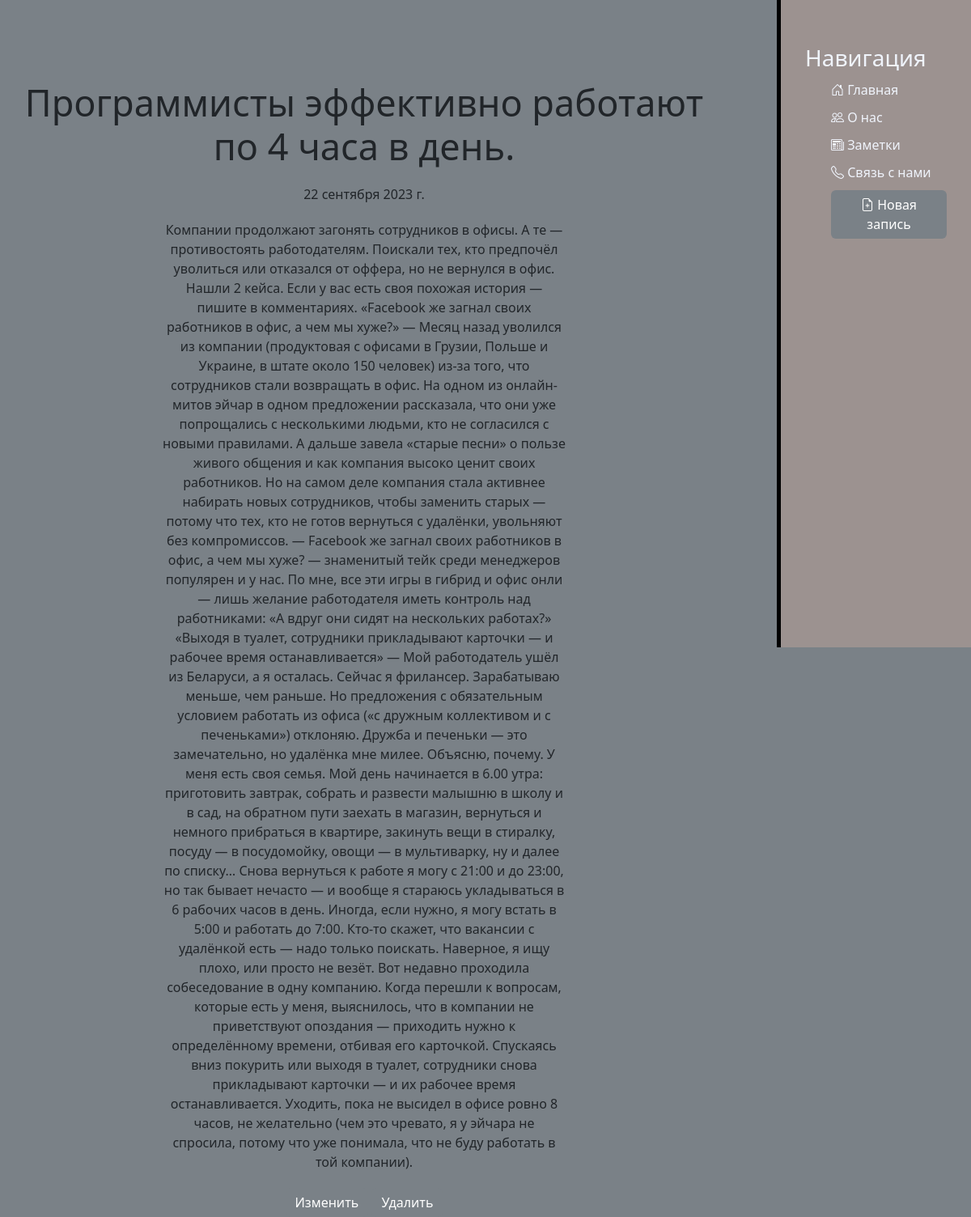
The page /blog/1 on the database its author committed.
### blog/models.py (models this page shows, shortened)
class News(models.Model):
    title = models.CharField(max_length=255, null=False, verbose_name='Название')
    anons = models.CharField(max_length=250, null=False, verbose_name='Анонс')
    article = models.TextField(null=False, verbose_name='Статья')
    author = models.CharField(max_length=20, null=False, verbose_name='Автор')
    date = models.DateField(null=False, verbose_name='Дата создания')
    class Meta:
        verbose_name = 'Новость'
        verbose_name_plural = 'Новости'

### blog/views.py (the view)
# urls.py: path('<int:pk>', views.BlogDetailView.as_view(), name='blog_detail'),
class BlogDetailView(DetailView):
    model = News
    template_name = 'blog/details_view.html'
    context_object_name = 'article'

### templates/blog/details_view.html (shortened to what this page needs)
{% extends 'base.html' %}
{% block content %}
    <div class="features">
        <h1>{{ article.title }}</h1>
        <p>{{ article.date }}</p>
        <p>{{ article.article }}</p>
        <a href="{% url 'blog_update' article.id %}" class="btn btn-light">Изменить</a>
        <a href="{% url 'blog_delete' article.id %}" class="btn btn-light">Удалить</a>
    </div>
{% endblock %}

### templates/base.html (shortened to what this page needs)
{% load static %}
<!doctype html>
<html lang="ru">
<head>
    <link rel="stylesheet" href="https://cdn.jsdelivr.net/npm/bootstrap@5.2.3/dist/css/bootstrap.min.css">
    <link rel="stylesheet" href="{% static 'css/style.css' %}">
    <link rel="stylesheet" href="https://cdn.jsdelivr.net/npm/bootstrap-icons@1.10.2/font/bootstrap-icons.css">
</head>
<body>
    <aside>
        <h3>Навигация</h3>
        <ul>
            <a href="{% url 'about' %}"><li><i class="bi bi-house-door"></i></i> Главная</li></a>
            <a href="{% url 'source' %}"><li><i class="bi bi-people"></i></i> О нас</li></a>
            <a href="{% url 'blog' %}"><li><i class="bi bi-newspaper"></i></i> Заметки</li></a>
            <a href=""><li><i class="bi bi-telephone"></i></i></i> Связь с нами</li></a>
            <a href="{% url 'create' %}"><li><button class="btn btn-light">
                <i class="bi bi-file-earmark-plus"></i></i></i> Новая запись</button></li></a>
        </ul>
    </aside>
    <main>
        {% block content %}
        {% endblock %}
    </main>
</body>
</html>

### static/css/style.css (style rules this page uses)
body { background: #7A8187; }
aside { float: right; position: fixed; right: 0px; background: #9C9290; width:20%; padding: 2.5%; height: 100vh; color: #F0F4FC; border-left: 5px solid black; }
aside h3 { margin-top: 25px; }
aside ul { list-style: none; }
aside ul li { color: #F0F4FC; display: block; margin-top: 10px; transition: transform 0.6s ease; }
a { text-decoration: none; }
main .features { float: left; margin-top: 100px; text-align: center; width: 75%; }
main .features h1 { font-size: 45px }
main .features p { max-width: 500px; margin: 20px auto }
.btn-light { border: none; background: #7A8187; color: white; }

### rows shown on the page
News: title "Программисты эффективно работают по 4 часа в день.", date "22 сентября 2023 г.", article "Компании продолжают загонять сотрудников в офисы. А те — противостоять работодателям. Поискали тех, кто предпочёл уволиться или отказался от оффера, но не вернулся в офис. Нашли 2 кейса. Если у вас есть своя похожая история — пишите в комментариях. «Facebook же загнал своих работников в офис, а чем мы хуже?» — Месяц назад уволился из компании (продуктовая с офисами в Грузии, Польше и Украине, в штате около 150 человек) из-за того, что сотрудников стали возвращать в офис. На одном из онлайн-митов эйчар в одном предложении рассказала, что они уже попрощались с несколькими людьми, кто не согласился с новыми правилами. А дальше завела «старые песни» о пользе живого общения и как компания высоко…"
